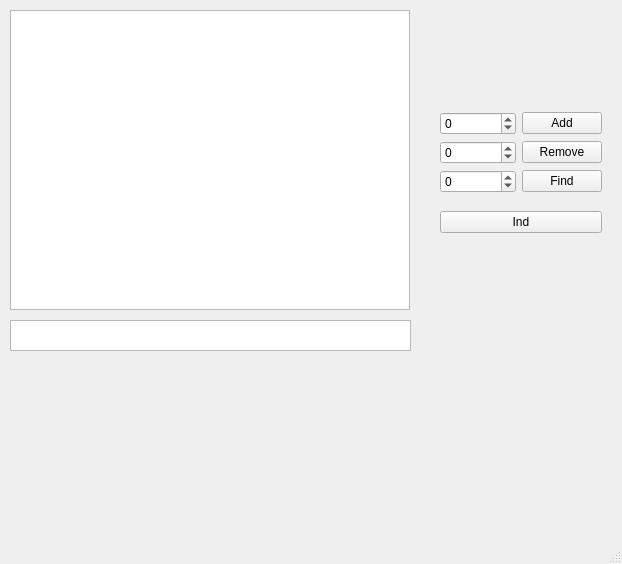
<?xml version="1.0" encoding="UTF-8"?>
<ui version="4.0">
 <class>MainWindow</class>
 <widget class="QMainWindow" name="MainWindow">
  <property name="geometry">
   <rect>
    <x>0</x>
    <y>0</y>
    <width>622</width>
    <height>564</height>
   </rect>
  </property>
  <property name="windowTitle">
   <string>MainWindow</string>
  </property>
  <widget class="QWidget" name="centralwidget">
   <widget class="QTableView" name="tableView">
    <property name="geometry">
     <rect>
      <x>10</x>
      <y>10</y>
      <width>400</width>
      <height>300</height>
     </rect>
    </property>
    <attribute name="horizontalHeaderDefaultSectionSize">
     <number>390</number>
    </attribute>
   </widget>
   <widget class="QWidget" name="layoutWidget">
    <property name="geometry">
     <rect>
      <x>440</x>
      <y>100</y>
      <width>162</width>
      <height>147</height>
     </rect>
    </property>
    <layout class="QVBoxLayout" name="verticalLayout_3">
     <item>
      <layout class="QVBoxLayout" name="verticalLayout">
       <item>
        <layout class="QHBoxLayout" name="horizontalLayout">
         <item>
          <widget class="QSpinBox" name="spinBox">
           <property name="minimum">
            <number>-100</number>
           </property>
           <property name="maximum">
            <number>100</number>
           </property>
          </widget>
         </item>
         <item>
          <widget class="QPushButton" name="pushButton">
           <property name="text">
            <string>Add</string>
           </property>
          </widget>
         </item>
        </layout>
       </item>
       <item>
        <layout class="QHBoxLayout" name="horizontalLayout_2">
         <item>
          <widget class="QSpinBox" name="spinBox_2">
           <property name="minimum">
            <number>-100</number>
           </property>
           <property name="maximum">
            <number>100</number>
           </property>
          </widget>
         </item>
         <item>
          <widget class="QPushButton" name="pushButton_2">
           <property name="text">
            <string>Remove</string>
           </property>
          </widget>
         </item>
        </layout>
       </item>
       <item>
        <layout class="QHBoxLayout" name="horizontalLayout_3">
         <item>
          <widget class="QSpinBox" name="spinBox_3">
           <property name="minimum">
            <number>-100</number>
           </property>
           <property name="maximum">
            <number>100</number>
           </property>
          </widget>
         </item>
         <item>
          <widget class="QPushButton" name="pushButton_3">
           <property name="text">
            <string>Find</string>
           </property>
          </widget>
         </item>
        </layout>
       </item>
      </layout>
     </item>
     <item>
      <widget class="QPushButton" name="pushButton_4">
       <property name="text">
        <string>Ind</string>
       </property>
      </widget>
     </item>
    </layout>
   </widget>
   <widget class="QTextEdit" name="textEdit">
    <property name="geometry">
     <rect>
      <x>10</x>
      <y>320</y>
      <width>401</width>
      <height>31</height>
     </rect>
    </property>
   </widget>
  </widget>
  <widget class="QMenuBar" name="menubar">
   <property name="geometry">
    <rect>
     <x>0</x>
     <y>0</y>
     <width>622</width>
     <height>26</height>
    </rect>
   </property>
  </widget>
  <widget class="QStatusBar" name="statusbar"/>
 </widget>
 <resources/>
 <connections/>
</ui>
